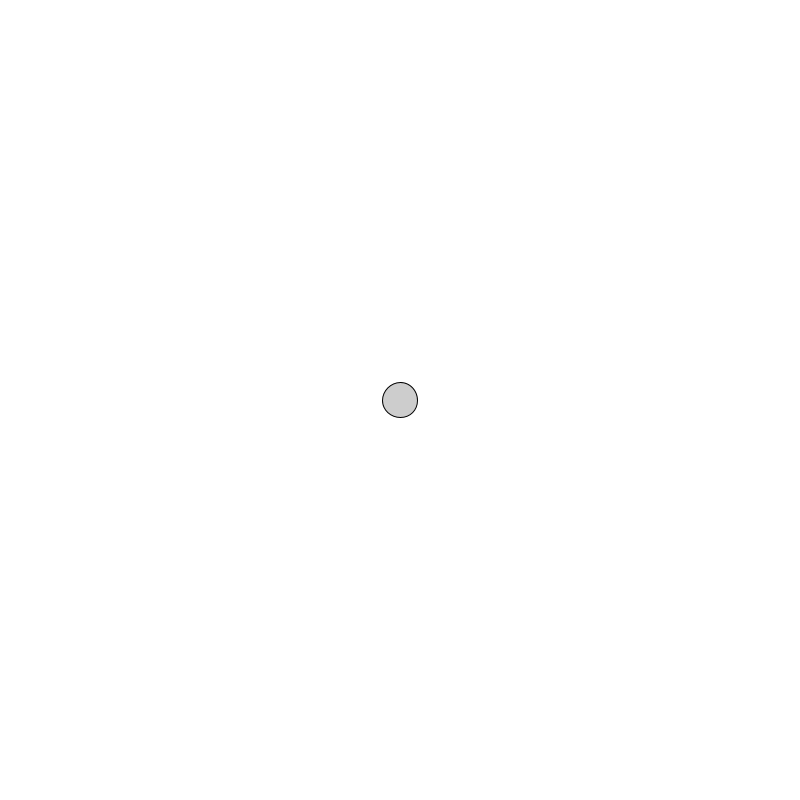
Frame 1 (no input)
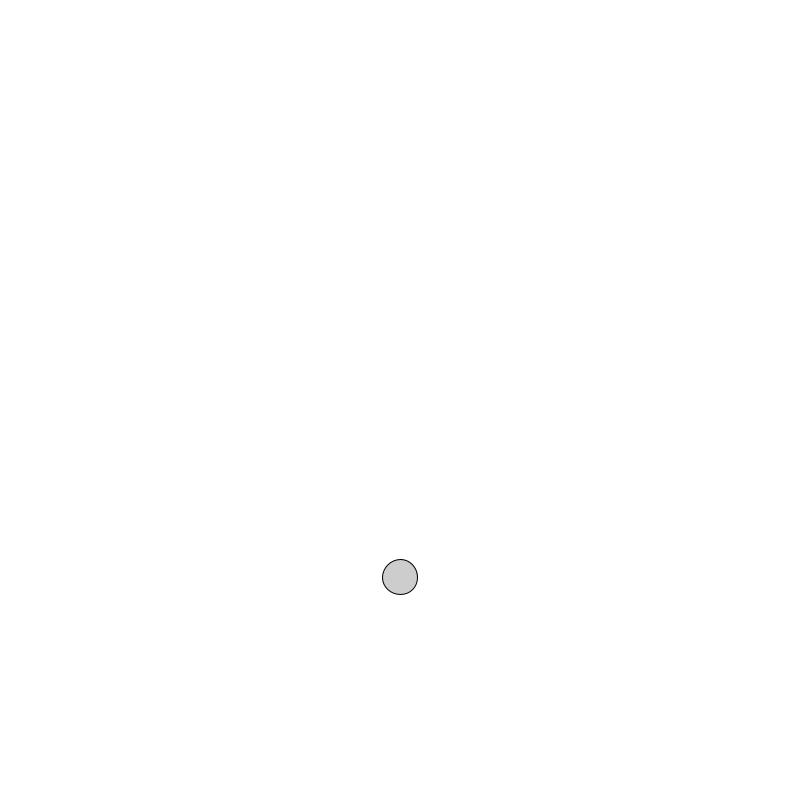
Frame 60 (the mouse pressed at the canvas centre just before this capture)
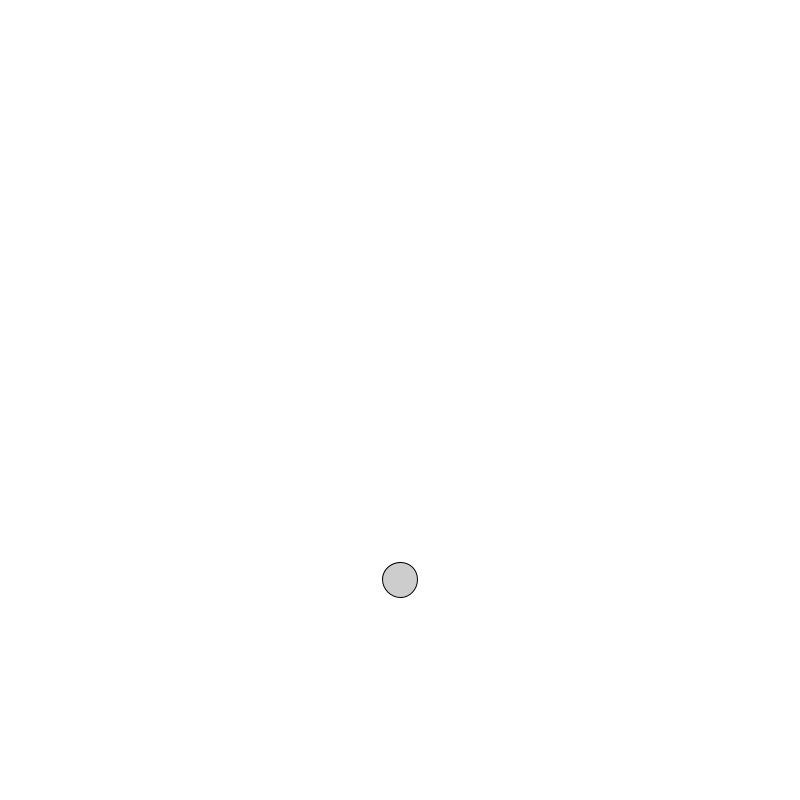
Frame 120 (the mouse held since frame 60 and released just before this capture)

The Processing sketch that drew these frames (run headless with seeded random() and noise(); from frame 60 on, the mouse is pressed at the canvas centre):

// Processing sketch: Forces_friction
// ── Forces_friction.pde
class Mover {

  PVector position;
  PVector velocity;
  PVector acceleration;
  float mass;

  Mover() {
    position = new PVector(width/2,height/2);
    velocity = new PVector(0,0);
    acceleration = new PVector(0,0);
    mass = 1;
  }
  
  void applyForce(PVector force) {
    PVector f =PVector.div(force,mass);
    acceleration.add(f);
    f.mult(0);
  }
  
  void update() {
    velocity.add(acceleration);
    position.add(velocity);
   acceleration.mult(0);
   
  }

  void display() {
    stroke(0);
    strokeWeight(1);
    fill(127,100);
    ellipse(position.x,position.y,35,35);
  }

  void checkEdges() {

    if (position.x > width) {
      position.x = width;
      velocity.x *= -1;
    } else if (position.x < 0) {
      velocity.x *= -1;
      position.x = 0;
    }

    if (position.y > height) {
      velocity.y *= -1;
      position.y = height;
    }

  }

}
Mover mover;
PVector gravity;
PVector wind;
void setup()
{
size(800,800);
background(255);
mover = new Mover();
}


void draw()
{
 background(255);


 gravity = new PVector(0,0.1);
 wind = new PVector(0,0);
 gravity.mult(mover.mass);
 mover.applyForce(gravity);
 if(mousePressed)
 mover.applyForce(wind);
 
mover.display();
mover.update();
mover.checkEdges();
}
